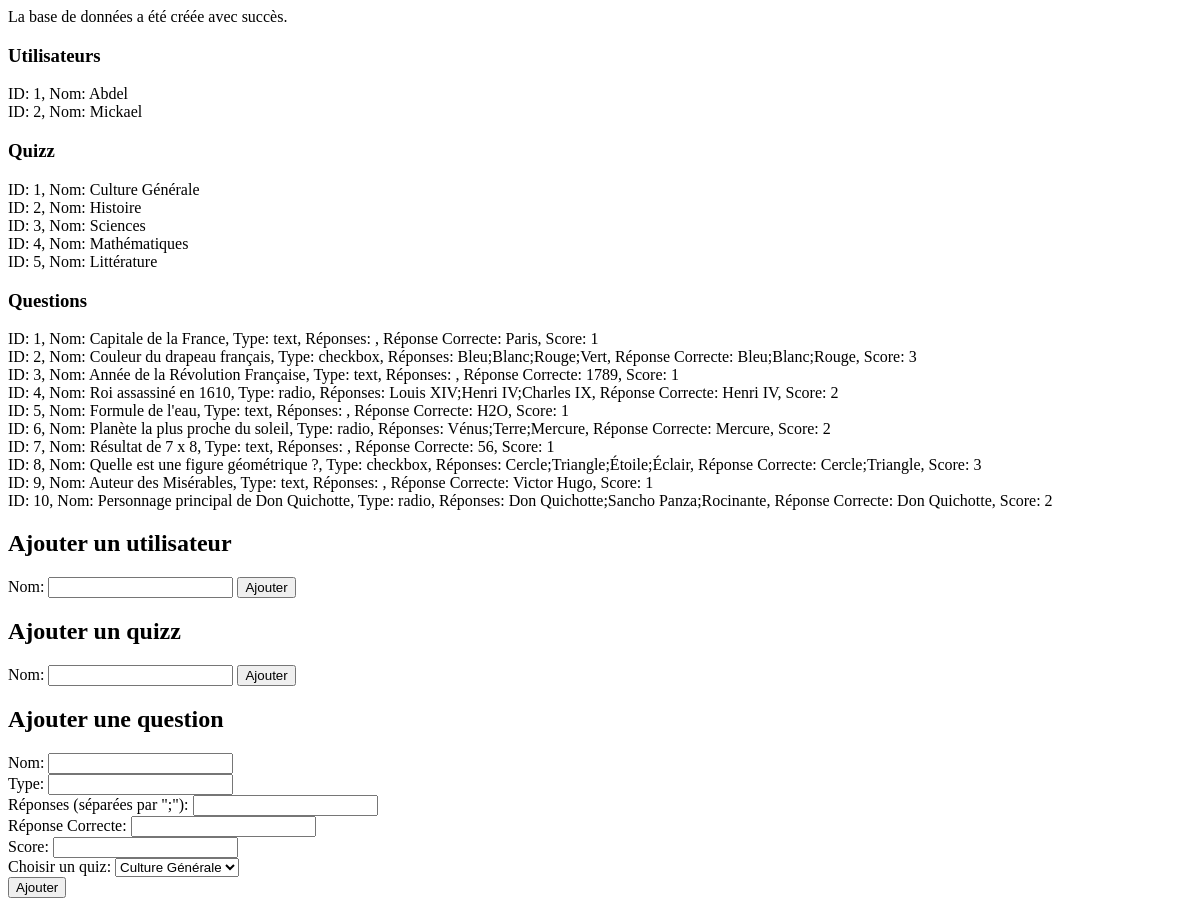
/data/BD/Bdd.php, run on an earlier commit of the app's database.
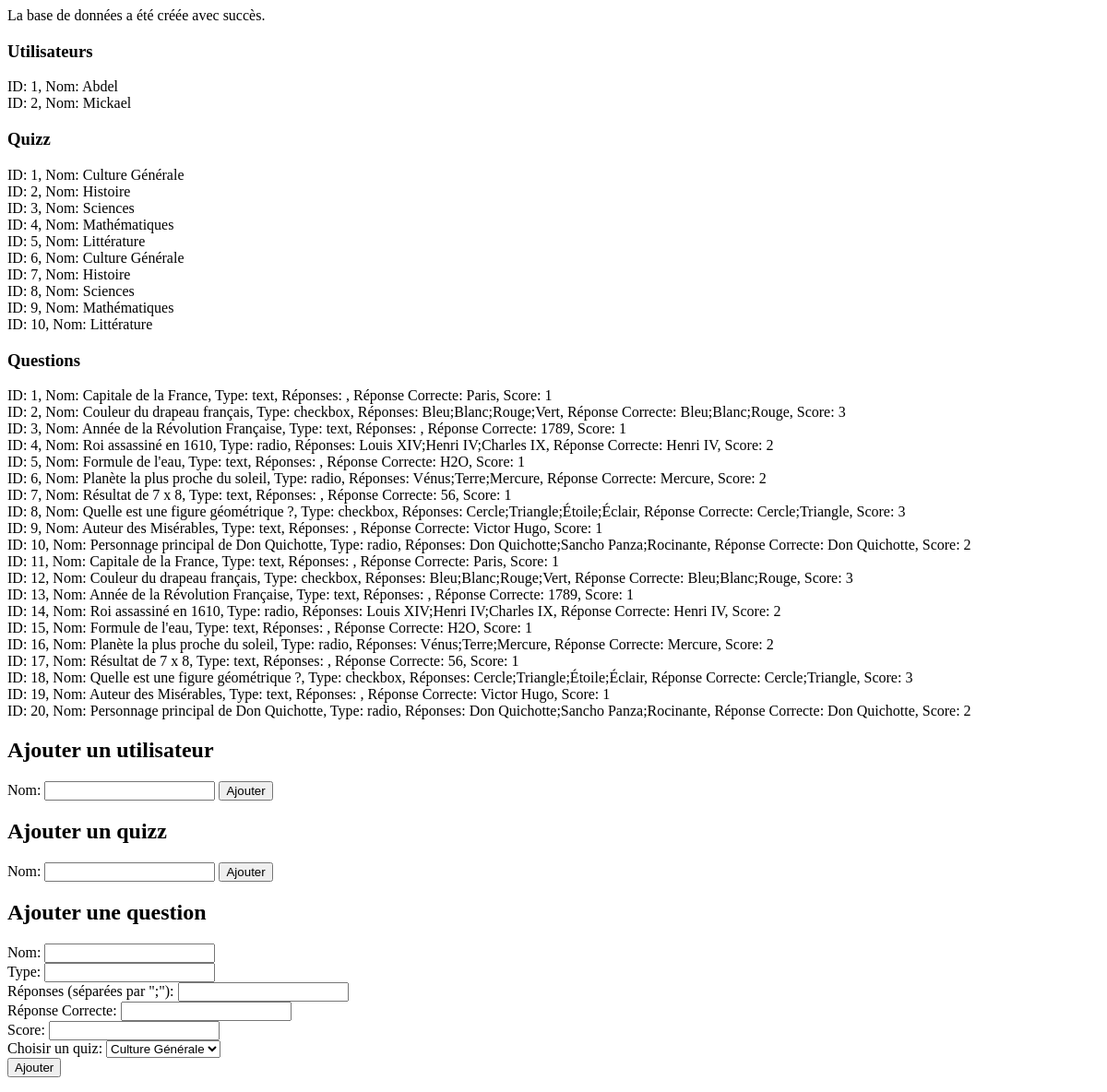
And on a later commit of the database.
### tables this page shows
CREATE TABLE Utilisateurs (
            Id_Utilisateur INTEGER PRIMARY KEY AUTOINCREMENT,
            Nom TEXT NOT NULL
        );

CREATE TABLE Quizz (
            Id_Quizz INTEGER PRIMARY KEY AUTOINCREMENT,
            Nom TEXT NOT NULL
        );

CREATE TABLE Questions (
            Id_Question INTEGER PRIMARY KEY AUTOINCREMENT,
            Nom TEXT NOT NULL,
            Type TEXT NOT NULL,
            Reponses TEXT NOT NULL,
            Reponse_Correcte TEXT NOT NULL,
            Score INTEGER NOT NULL,
            Id_Quizz INTEGER NOT NULL,
            FOREIGN KEY (Id_Quizz) REFERENCES Quizz(Id_Quizz) ON DELETE CASCADE
        );

### data/BD/Bdd.php (the view, shortened to what this page needs)
<?php
$dbFile = "quizz.db";
try {
    $db = new PDO("sqlite:" . $dbFile);
    $db->setAttribute(PDO::ATTR_ERRMODE, PDO::ERRMODE_EXCEPTION);
    $sql = "
        -- Création de la table Utilisateurs
        CREATE TABLE IF NOT EXISTS Utilisateurs (
            Id_Utilisateur INTEGER PRIMARY KEY AUTOINCREMENT,
            Nom TEXT NOT NULL
        );
        -- Création de la table Quizz
        CREATE TABLE IF NOT EXISTS Quizz (
            Id_Quizz INTEGER PRIMARY KEY AUTOINCREMENT,
            Nom TEXT NOT NULL
        );
        -- Création de la table Questions
        CREATE TABLE IF NOT EXISTS Questions (
            Id_Question INTEGER PRIMARY KEY AUTOINCREMENT,
            Nom TEXT NOT NULL,
            Type TEXT NOT NULL,
            Reponses TEXT NOT NULL,
            Reponse_Correcte TEXT NOT NULL,
            Score INTEGER NOT NULL,
            Id_Quizz INTEGER NOT NULL,
            FOREIGN KEY (Id_Quizz) REFERENCES Quizz(Id_Quizz) ON DELETE CASCADE
        );
        -- Table associative pour représenter la relation Note entre Utilisateurs et Quizz
        CREATE TABLE IF NOT EXISTS Notes (
            Id_Utilisateur INTEGER NOT NULL,
            Id_Quizz INTEGER NOT NULL,
            Note INTEGER NOT NULL,
            PRIMARY KEY (Id_Utilisateur, Id_Quizz),
            FOREIGN KEY (Id_Utilisateur) REFERENCES Utilisateurs(Id_Utilisateur) ON DELETE CASCADE,
            FOREIGN KEY (Id_Quizz) REFERENCES Quizz(Id_Quizz) ON DELETE CASCADE
        );
    ";
    $db->exec($sql);
} catch (PDOException $e) {
    die("Erreur lors de la création de la base de données : " . $e->getMessage());
}
try {
    echo "<h3>Utilisateurs</h3>";
    $users = $db->query("SELECT * FROM Utilisateurs")->fetchAll(PDO::FETCH_ASSOC);
    foreach ($users as $user) {
        echo "ID: {$user['Id_Utilisateur']}, Nom: {$user['Nom']}<br>";
    }
    echo "<h3>Quizz</h3>";
    $quizz = $db->query("SELECT * FROM Quizz")->fetchAll(PDO::FETCH_ASSOC);
    foreach ($quizz as $q) {
        echo "ID: {$q['Id_Quizz']}, Nom: {$q['Nom']}<br>";
    }
    echo "<h3>Questions</h3>";
    $questions = $db->query("SELECT * FROM Questions")->fetchAll(PDO::FETCH_ASSOC);
    foreach ($questions as $q) {
        echo "ID: {$q['Id_Question']}, Nom: {$q['Nom']}, Type: {$q['Type']}, Réponses: {$q['Reponses']}, Réponse Correcte: {$q['Reponse_Correcte']}, Score: {$q['Score']}<br>";
    }
} catch (PDOException $e) {
    echo "Erreur lors de l'affichage des données : " . $e->getMessage();
}
?>
<!DOCTYPE html>
<html>
<head>
</head>
<body>
    <h2>Ajouter un utilisateur</h2>
    <form method="post">
        Nom: <input type="text" name="nom" required>
        <button type="submit">Ajouter</button>
    </form>
    <h2>Ajouter un quizz</h2>
    <form method="post">
        Nom: <input type="text" name="nom" required>
        <button type="submit">Ajouter</button>
    </form>
    <h2>Ajouter une question</h2>
    <form method="post">
    Nom: <input type="text" name="nom" required><br>
    Type: <input type="text" name="type" required><br>
    Réponses (séparées par ";"): <input type="text" name="reponses" required><br>
    Réponse Correcte: <input type="text" name="reponse_correcte" required><br>
    Score: <input type="number" name="score" required><br>
    Choisir un quiz:
    <select name="id_quizz" required>
        <?php
        $quizzes = $db->query("SELECT * FROM Quizz")->fetchAll(PDO::FETCH_ASSOC);
        foreach ($quizzes as $quiz) {
            echo "<option value=\"{$quiz['Id_Quizz']}\">{$quiz['Nom']}</option>";
        }
        ?>
    </select><br>
    <button type="submit">Ajouter</button>
</form>
</body>
</html>

What changed in the data, as far as the page shows it:
added quizz: Id_Quizz "6", Nom "Culture Générale"
added quizz: Id_Quizz "7", Nom "Histoire"
added quizz: Id_Quizz "8", Nom "Sciences"
added quizz: Id_Quizz "9", Nom "Mathématiques"
added quizz: Id_Quizz "10", Nom "Littérature"
added questions: Id_Question "11", Nom "Capitale de la France", Type "text", Reponse_Correcte "Paris", Score "1"
added questions: Id_Question "12", Nom "Couleur du drapeau français", Type "checkbox", Reponses "Bleu;Blanc;Rouge;Vert", Reponse_Correcte "Bleu;Blanc;Rouge", Score "3"
added questions: Id_Question "13", Nom "Année de la Révolution Française", Type "text", Reponse_Correcte "1789", Score "1"
added questions: Id_Question "14", Nom "Roi assassiné en 1610", Type "radio", Reponses "Louis XIV;Henri IV;Charles IX", Reponse_Correcte "Henri IV", Score "2"
added questions: Id_Question "15", Nom "Formule de l'eau", Type "text", Reponse_Correcte "H2O", Score "1"
added questions: Id_Question "16", Nom "Planète la plus proche du soleil", Type "radio", Reponses "Vénus;Terre;Mercure", Reponse_Correcte "Mercure", Score "2"
added questions: Id_Question "17", Nom "Résultat de 7 x 8", Type "text", Reponse_Correcte "56", Score "1"
added questions: Id_Question "18", Nom "Quelle est une figure géométrique ?", Type "checkbox", Reponses "Cercle;Triangle;Étoile;Éclair", Reponse_Correcte "Cercle;Triangle", Score "3"
added questions: Id_Question "19", Nom "Auteur des Misérables", Type "text", Reponse_Correcte "Victor Hugo", Score "1"
added questions: Id_Question "20", Nom "Personnage principal de Don Quichotte", Type "radio", Reponses "Don Quichotte;Sancho Panza;Rocinante", Reponse_Correcte "Don Quichotte", Score "2"
